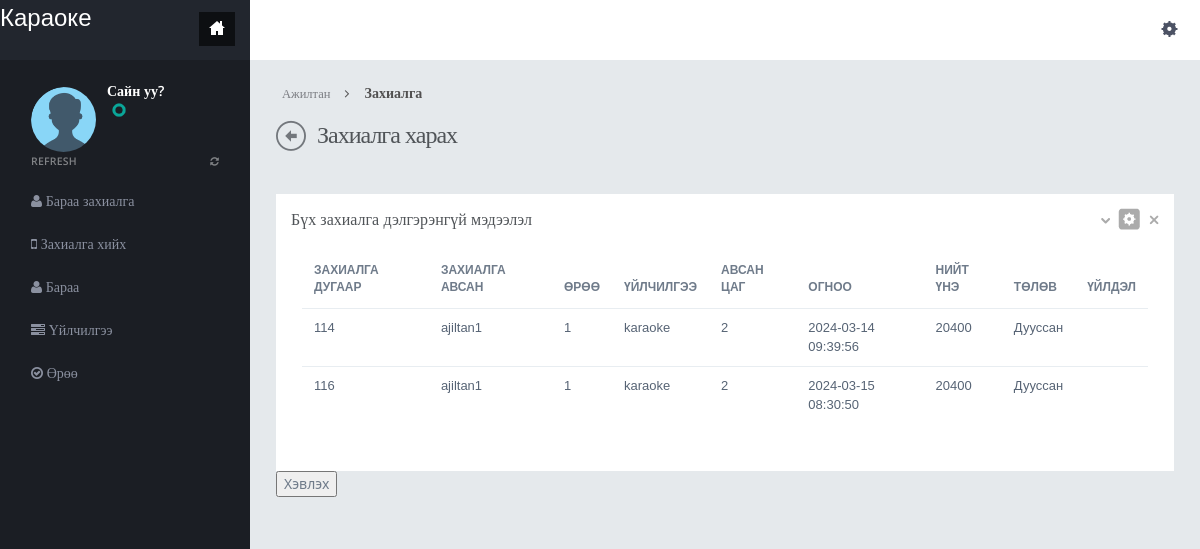
/dashboard.php, run on an earlier commit of the app's database.
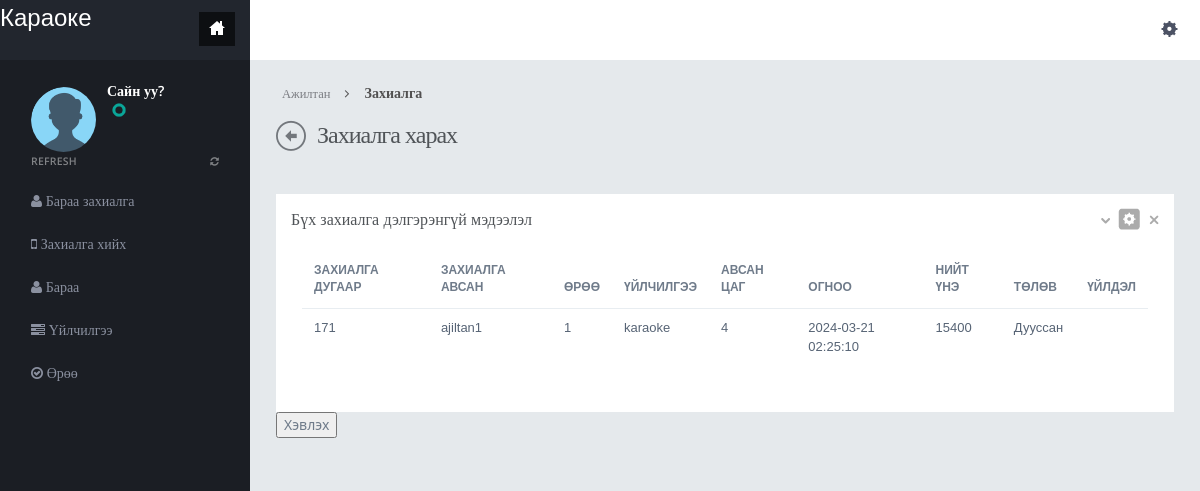
And on a later commit of the database.
### tables this page shows
CREATE TABLE `orders` (
  `OrderID` int(11) NOT NULL,
  `WorkerName` varchar(255) DEFAULT NULL,
  `userphone` int(12) NOT NULL,
  `RoomNumber` int(11) DEFAULT NULL,
  `ServiceName` varchar(255) DEFAULT NULL,
  `OrderDate` timestamp NOT NULL DEFAULT current_timestamp(),
  `Qua` int(11) NOT NULL,
  `time` int(11) NOT NULL,
  `TotalAmount` int(100) DEFAULT NULL,
  `type` int(1) NOT NULL
);

### dashboard.php (the view, shortened to what the changed rows need)
<?php
include("dbconnection.php");
?>
<!DOCTYPE html>
<html>
<head>
<link href="assets/plugins/pace/pace-theme-flash.css" rel="stylesheet" type="text/css" media="screen"/>
<link href="assets/plugins/bootstrap-wysihtml5/bootstrap-wysihtml5.css" rel="stylesheet" type="text/css"/>
<link href="assets/plugins/boostrapv3/css/bootstrap.min.css" rel="stylesheet" type="text/css"/>
<link href="assets/plugins/boostrapv3/css/bootstrap-theme.min.css" rel="stylesheet" type="text/css"/>
<link href="assets/plugins/font-awesome/css/font-awesome.css" rel="stylesheet" type="text/css"/>
<link href="assets/css/animate.min.css" rel="stylesheet" type="text/css"/>
<link href="assets/plugins/jquery-scrollbar/jquery.scrollbar.css" rel="stylesheet" type="text/css"/>
<link href="assets/css/style.css" rel="stylesheet" type="text/css"/>
<link href="assets/css/responsive.css" rel="stylesheet" type="text/css"/>
<link href="assets/css/custom-icon-set.css" rel="stylesheet" type="text/css"/>
</head>
<body class="">
<div class="page-container row">
  <div class="page-content">
    <div class="content">
      <br>
      <div class="row">
                    <div class="col-md-12">
                        <div class="row">
                            <div class="col-md-12">
                                <div class="grid simple ">
                                    <div class="grid-body no-border">
                                            <table class="table table-hover no-more-tables" id="dataTable">
                                                <thead>
                                                    <tr>
                                                        <th>Захиалга дугаар</th>
                                                        <th>Захиалга авсан</th>
                                                        <th>Өрөө</th>
                                                        <th>Үйлчилгээ</th>
                                                        <th>Авсан цаг</th>
                                                        <th>Огноо</th>
                                                        <th>Нийт үнэ</th>
                                                        <th>Төлөв</th>
                                                        <th>Үйлдэл</th>
                                                    </tr>
                                                </thead>
                                                <tbody>
                                                <?php $ret=mysqli_query($con,"SELECT * FROM orders WHERE type = 0 OR type = 2");
												while($row=mysqli_fetch_array($ret))
												{
												?>
                                                    <tr>
                                                        <td><?php echo $row['OrderID'];?></td>
                                                        <td><?php echo $row['WorkerName'];?></td>
                                                        <td><?php echo $row['RoomNumber'];?></td>
                                                        <td><?php echo $row['ServiceName'];?></td>
                                                        <td><?php echo $row['time'];?></td>
                                                        <td><?php echo $row['OrderDate'];?></td> <?php $_SESSION['TotalAmount'] = $row['TotalAmount']; ?>
                                                        <td><?php echo $row['TotalAmount'];?></td>
                                                        <td>
                                                            <?php
                                                         if($row['type'] == 0){
                                                            echo "Идэвхтэй";
                                                          }elseif ($row['type'] == 1) {
                                                            echo "Урьдчилсан";
                                                         } else {
                                                            echo "Дууссан";
                                                         }
                                                        ?>
                                                        </td>
                                                        <td>
                                                        <form name="abc" action="" method="post">
<?php
if($row["type"]==0)
{
?>
        </form>
    <form name="abc" action="" method="post">
        <input type="hidden" name="delete_id" value="<?php echo $row['OrderID']; ?>"/>
    <input type="hidden" name="room" value="<?php echo $row['RoomNumber']; ?>"/>
        <button type="submit" class="btn btn-danger btn-xs btn-mini" onclick="return confirm('Are you sure you want to delete this record?')">Устгах</button>
    </form>
    <form name="abc" action="" method="post">
<input type="hidden" name="add_time" value="<?php echo $row['OrderID']; ?>"/>
<input type="hidden" name="totalamount" value="<?php  echo $row['TotalAmount']; ?>"/>
<input type="hidden" name="timee" value="<?php echo  $row['time']; ?>"/>
<input type="hidden" name="qua" value="<?php  echo $row['Qua']; ?>"/>
<input type="number" name="time"/>
<button type="submit" class="btn btn-primary btn-xs btn-mini">Цаг сунгах</button>
</form>
</td>
                                                    </tr>
                                                    <?php }  } ?>
                                                </tbody>
                                            </table>
                                    </div>  <button id="exportButton">Хэвлэх</button>
                                </div>
                            </div>
                        </div>
                    </div>
					</div>
                </div>
            </div>
        </div>
</body>
</html>

What changed in the data, as far as the page shows it:
removed orders: OrderID "114", WorkerName "ajiltan1", RoomNumber "1", ServiceName "karaoke", time "2", OrderDate "2024-03-14 09:39:56", TotalAmount "20400", type "Дууссан"
removed orders: OrderID "116", WorkerName "ajiltan1", RoomNumber "1", ServiceName "karaoke", time "2", OrderDate "2024-03-15 08:30:50", TotalAmount "20400", type "Дууссан"
added orders: OrderID "171", WorkerName "ajiltan1", RoomNumber "1", ServiceName "karaoke", time "4", OrderDate "2024-03-21 02:25:10", TotalAmount "15400", type "Дууссан"
